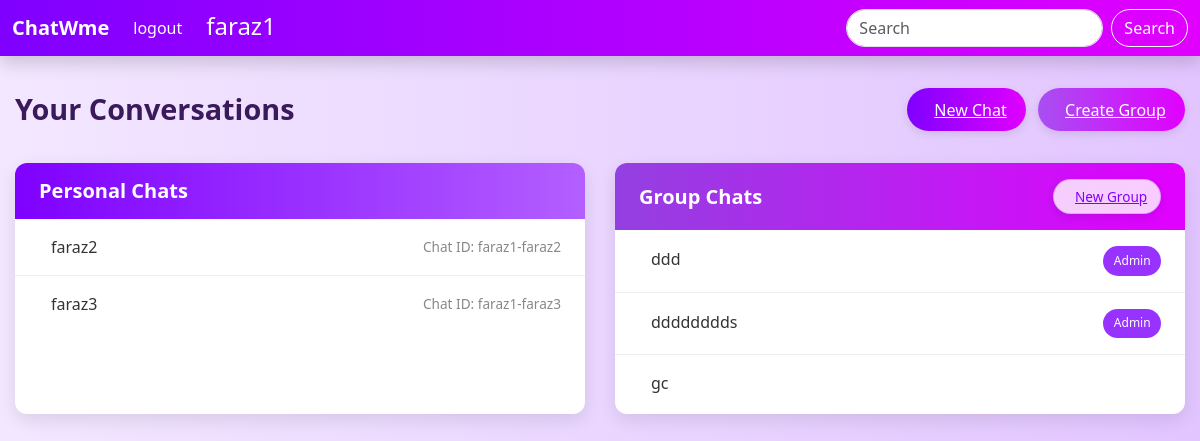
The app's page / (signed in) with its own data.
### accounts/models.py (models this page shows)
class CustomUser(AbstractUser):
    avatar= models.FileField(upload_to=user_avatar_path, blank=True, null=True, default='accounts/avatars/default.png')
    bio = models.TextField(blank=True, null=True)
    name= models.CharField(max_length=100, default="user")

### chat/models.py (models this page shows, shortened)
class ChatRoom(models.Model):
    user1 = models.ForeignKey(User, related_name='chatroom_user1', on_delete=models.CASCADE)
    user2 = models.ForeignKey(User, related_name='chatroom_user2', on_delete=models.CASCADE)
    created_at = models.DateTimeField(default=timezone.now)
    slug = models.SlugField(unique=True, blank=True)

class GroupMembership(models.Model):
    user = models.ForeignKey(User, on_delete=models.CASCADE)
    group = models.ForeignKey(GroupChatRoom, on_delete=models.CASCADE, related_name='memberships')
    joined_at = models.DateTimeField(default=timezone.now)
    is_admin = models.BooleanField(default=False)
    class Meta:
        unique_together = ('user', 'group')

class GroupChatRoom(models.Model):
    name = models.CharField(max_length=100)
    description = models.TextField(blank=True, null=True)
    slug = models.SlugField(unique=True)
    created_at = models.DateTimeField(default=timezone.now)
    admin = models.ForeignKey(User, on_delete=models.CASCADE, related_name='admin_of')

### chat/views.py (the view)
# urls.py: path('', views.index_view, name="index"),
def index_view(request):
    user_chatrooms = []
    all_chatrooms = ChatRoom.objects.all()
    for chatroom in all_chatrooms:
        usernames = chatroom.slug.split('-')
        if request.user.username in usernames:
            user_chatrooms.append(chatroom)
    return render(request, "chat/index.html", {"chatrooms": user_chatrooms})

### chat/templatetags/chat_filters.py (called while the page is built)
@register.filter
def split(value, arg):
    return value.split(arg)

@register.filter
def slugify_to_username(value, arg):
    return [value, arg]

@register.filter
def user_filter(usernames, current_user):
    for username in usernames:
        if username != current_user:
            return username
    return usernames[0]  # Fallback

### chat/templates/chat/index.html (shortened to what this page needs)
{% extends "chat/base.html" %}
{% load chat_filters %}
{% load static %}
{% block start %}
<div class="container-custom">
    <div class="page-header">
        <h2 class="page-title">Your Conversations</h2>
        <div class="header-buttons">
            <a href="{% url 'search' %}" class="btn-custom btn-primary-custom">
                New Chat
            </a>
            <a href="{% url 'create_group' %}" class="btn-custom btn-success-custom">
                Create Group
            </a>
        </div>
    </div>
    <div class="row-custom">
        <div class="col-half">
            <div class="card-custom">
                <div class="card-header-custom header-personal">
                    <h4>Personal Chats</h4>
                </div>
                {% if chatrooms %}
                <div class="list-group-custom">
                    {% for chatroom in chatrooms %}
                    <a href="{% url 'chatroom' chatroom.slug %}" class="list-item-custom">
                        <div class="item-content">
                            <div class="user-info">
                                {% with username_parts=chatroom.slug|split:"-" %}
                                    {% with other_username=username_parts.0|slugify_to_username:username_parts.1|user_filter:request.user.username %}
                                        {{ other_username }}
                                    {% endwith %}
                                {% endwith %}
                            </div>
                            <small class="text-muted-custom">Chat ID: {{ chatroom.slug|truncatechars:15 }}</small>
                        </div>
                    </a>
                    {% endfor %}
                </div>
                {% else %}
                <div class="empty-state">
                    <i class="bi bi-chat-dots empty-icon"></i>
                    <p class="empty-title">No personal chats yet</p>
                    <small class="empty-subtitle">Start a new conversation!</small>
                </div>
                {% endif %}
            </div>
        </div>
        <div class="col-half">
            <div class="card-custom">
                <div class="card-header-custom header-group">
                    <h4>Group Chats</h4>
                    <a href="{% url 'create_group' %}" class="btn-custom btn-light-custom">
                         New Group
                    </a>
                </div>
                {% if request.user.groupmembership_set.all %}
                <div class="list-group-custom">
                    {% for membership in request.user.groupmembership_set.all %}
                    <a href="{% url 'group_chat' membership.group.slug %}" class="list-item-custom">
                        <div class="item-content">
                            <div class="user-info">
                                <div>
                                    {{ membership.group.name }}
                                </div>
                            </div>
                            {% if membership.is_admin %}
                            <span class="badge-custom">Admin</span>
                            {% endif %}
                        </div>
                    </a>
                    {% endfor %}
                </div>
                {% endif %}
            </div>
        </div>
    </div>
</div>
{% endblock %}

### chat/templates/chat/base.html (shortened to what this page needs)
<!DOCTYPE html>
<html lang="en">
<head>
  <link href="https://cdn.jsdelivr.net/npm/bootstrap@5.3.5/dist/css/bootstrap.min.css" rel="stylesheet"
>
</head>
<body>
  <nav class="navbar navbar-expand-lg shadow">
    <div class="container-fluid">
      <a class="navbar-brand fw-bold" href="/">ChatWme</a>
      <div class="collapse navbar-collapse" id="navbarSupportedContent">
        <ul class="navbar-nav me-auto mb-2 mb-lg-0">
          {% if not user.is_authenticated %}
          <li class="nav-item">
            <a class="nav-link active" aria-current="page" href="{% url 'home' %}">Register</a>
          </li>
          {% else %}
          <li class="nav-item">
            <a class="nav-link" href="{% url 'logout' %}">logout</a>
          </li>
          <h4 class="mx-3 my-1">{{ user.username }}</h4>
          {% endif %}
        </ul>
        <form class="d-flex" role="search" method="GET" action="{% url 'search' %}">
          <input class="form-control me-2" type="search" placeholder="Search" aria-label="Search" name="searchkey">
          <button class="btn btn-outline-success" type="submit">Search</button>
        </form>
      </div>
    </div>
  </nav>
  {% block start %}
  {% endblock %}
</body>
</html>

### chat/templates/chat/base.html (style rules this page uses)
body { background: linear-gradient(135deg, #f3e7ff, #d0b3ff); min-height: 100vh; font-family: 'Segoe UI', Tahoma, Geneva, Verdana, sans-serif; }
.navbar { background: linear-gradient(90deg, #7f00ff, #e100ff); }
.navbar-brand, .nav-link, h4 { color: white !important; }
form .form-control { border-radius: 20px; }
form .btn-outline-success { border-radius: 20px; color: white; border-color: white; }

### chat/templates/chat/index.html (style rules this page uses)
body { background: linear-gradient(to right, #f3e7ff, #e2c5ff); font-family: 'Segoe UI', Tahoma, Geneva, Verdana, sans-serif; }
.container-custom { max-width: 1200px; margin: 2rem auto; padding: 0 15px; }
.page-header { display: flex; justify-content: space-between; align-items: center; margin-bottom: 2rem; }
.page-title { color: #3a1a5a; font-weight: 600; margin: 0; font-size: 1.8rem; }
.header-buttons { display: flex; gap: 12px; }
.btn-custom { border-radius: 2rem; padding: 0.6rem 1.2rem; font-weight: 500; text-align: center; white-space: nowrap; vertical-align: middle; user-select: none; border: 1px solid transparent; transition: all 0.2s ease-in-out; cursor: pointer; display: inline-flex; align-items: center; box-shadow: 0 3px 8px rgba(0, 0, 0, 0.1); }
.btn-primary-custom { background: linear-gradient(to right, #7f00ff, #e100ff); color: white; border: none; }
.btn-success-custom { background: linear-gradient(to right, #a84ff1, #e100ff); color: white; border: none; }
.btn-light-custom { background-color: rgba(255, 255, 255, 0.8); color: #7f00ff; border: 1px solid rgba(127, 0, 255, 0.2); font-size: 0.85rem; padding: 0.4rem 0.8rem; }
.row-custom { display: flex; flex-wrap: wrap; margin: 0 -15px; }
.col-half { width: 100%; padding: 0 15px; margin-bottom: 30px; }
@media (min-width: 768px) { .col-half { width: 50%; margin-bottom: 0; } }
.card-custom { border-radius: 12px; overflow: hidden; box-shadow: 0 6px 18px rgba(0, 0, 0, 0.1); background-color: white; border: none; transition: transform 0.3s, box-shadow 0.3s; height: 100%; }
.card-header-custom { padding: 1rem 1.5rem; display: flex; justify-content: space-between; align-items: center; }
.header-personal { background: linear-gradient(to right, #7f00ff, #b35fff); color: white; }
.header-group { background: linear-gradient(to right, #9340e1, #e100ff); color: white; }
.card-header-custom h4 { margin: 0; font-weight: 600; font-size: 1.25rem; }
.list-group-custom { list-style: none; margin: 0; padding: 0; }
.list-item-custom { padding: 1rem 1.5rem; border-bottom: 1px solid #eee; display: block; color: #333; text-decoration: none; transition: background-color 0.2s; }
.list-item-custom:last-child { border-bottom: none; }
.item-content { display: flex; justify-content: space-between; align-items: center; }
.user-info { display: flex; align-items: center; }
.text-muted-custom { color: #888; font-size: 0.85rem; }
.badge-custom { background-color: rgba(127, 0, 255, 0.8); color: white; padding: 0.35rem 0.65rem; border-radius: 1rem; font-size: 0.75rem; font-weight: 500; }

### records on screen
CustomUser: username "faraz1"
ChatRoom: other_username "faraz2", slug "faraz1-faraz2"
ChatRoom: other_username "faraz3", slug "faraz1-faraz3"
GroupMembership: group.name "ddd", is_admin "Admin"
GroupMembership: group.name "dddddddds", is_admin "Admin"
GroupMembership: group.name "gc"
